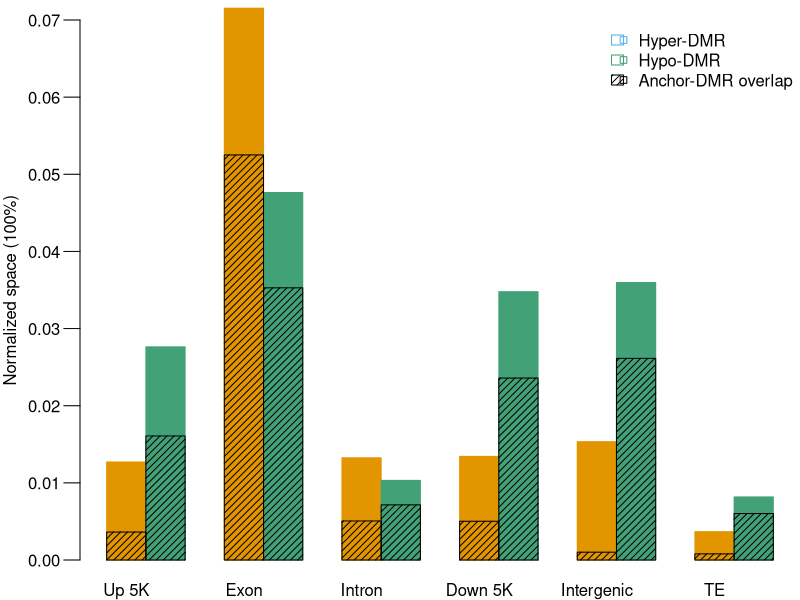
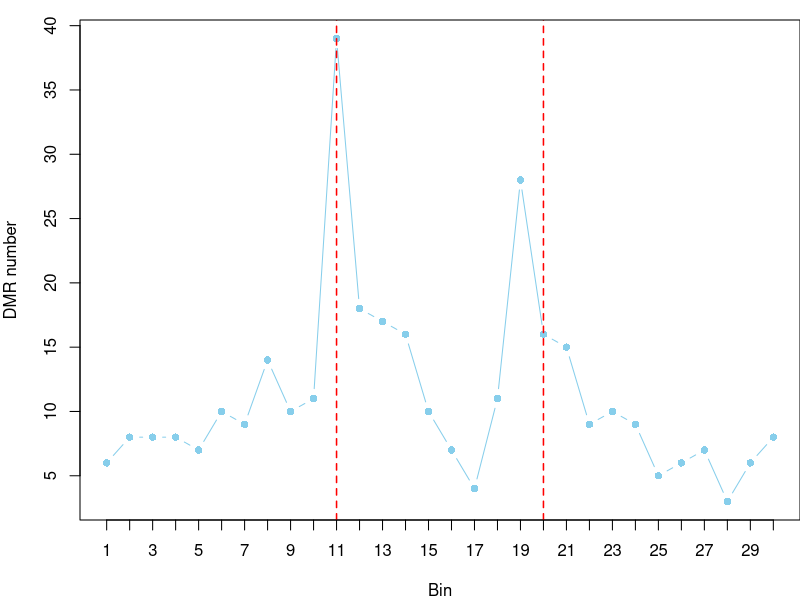
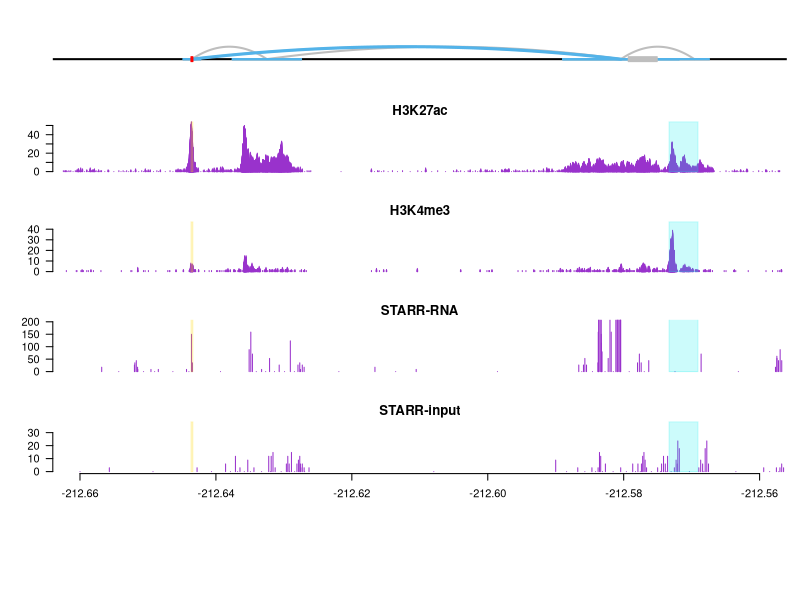

Here is the R script that generated these plots, in order:
## ---- chunk 1
library(data.table)
##########Fig3a#####DMR VS Genomic_feature
#pdf("hyper_hypo_DMR_VS_Genomic_feature.pdf",width=8,height=6)
par(mar=c(2,4,1,0),mfrow=c(1,1))
d=fread("../cache/fig3_CG_DMR/barplot_DMR_Feature.txt",head=T,data.table=F)
barplot(d[,2],space=c(0,0,1,0,1,0,1,0,1,0,1,0),width=0.6,col=d[,5],las=1,cex.axis=1,border=d[,5],ylim=c(0,0.07),ylab="Normalized space (100%)",tck=-0.03,names=c(d[,1][-12],""))

legend("topright",c("Hyper-DMR","Hypo-DMR","Anchor-DMR overlap"),ncol = 1,pch=22,col=c("#53B3E9","#43A178","black"),border =c("#53B3E9","#43A178","black"),bty="n",cex=1,seg.len=0.1,angle = c(0,0,45), density=c(0,0,20))

par(new=T)
barplot(d[,3],width=0.6,col="black",space=c(0,0,1,0,1,0,1,0,1,0,1,0),axes=F,border="black",ylim=c(0,0.07),angle=45,density = 20)
#dev.off()
## ---- chunk 2
########Fig2b########Enrichment analisis of DMR at genic regions
d=fread("../cache/fig3_CG_DMR/CG_TEO_MZ_DMR_overlap_Gene_bin.txt",head=T,na.str="NA",data.table=F)
hyper=d[d[,12]<0,]
f_hyper=as.data.frame(table(hyper[,10]))
id=as.numeric(gsub("bin","",f_hyper[,1]))
f_hyper=cbind(id,f_hyper)
f_hyper=f_hyper[order(f_hyper[,1]),]
#pdf("CG_TEO_MAI_hyper_DMR_Genic_bin_freq.pdf",height = 6,width = 9)
par(mar=c(4,4,1,0))
plot(f_hyper[,1],f_hyper[,3],pch=16,cex=1,col="skyblue",type="b",cex.axis=1,xlab="Bin",ylab="DMR number",las=1,cex.lab=1,tck=-0.03,axes=F)
axis(1,at=c(1:30))
axis(2)
abline(v=c(11,20),col="red",lwd=1.5,lty=2)
box()
#dev.off() 
## ---- chunk 3
###########Fig3c### Physical interactions and chromatin profiles aroundZm00001d018036gene
gd=fread("../cache/fig3_CG_DMR/DMR_Gene.txt", header=T,data.table=F) 
ra=range(gd[1,c(3:4,7:8)])
out="Interaction_Zm00001d018036_2.pdf"
#pdf(out,height = 8,width = 10)
par(mfrow=c(6,1),mar=c(2,4,1.5,1))
I1=fread("../cache/fig3_CG_DMR/interaction.txt",head=T,na.str="NA",data.table=F) 
I1=cbind(I1[,c(13,1)],-I1[,3],-I1[,2],I1[,4],-I1[,6:5])
I1=I1[I1[,2]==I1[,5]&I1[,1]=="Zm00001d018036",]
I1[,3]=I1[,3]/1e6;I1[,4]=I1[,4]/1e6;I1[,6]=I1[,6]/1e6;I1[,7]=I1[,7]/1e6;
start=-212.66;end=-212.56
lim=c(start,end)
I1=I1[I1[,6]>=start & I1[,4]<=end,]
plot(1,1,xlim=lim,ylim=c(0,4),axes = F,xlab="",ylab="")
abline(h=1,lwd=2)

x=dim(I1[,c(3,6)])[1];y=dim(I1[,c(3,6)])[2]
#rect(as.vector(as.matrix(I1[,c(3,6)])),rep(0.95,x*y),as.vector(as.matrix(I1[,c(4,7)])),rep(1.05,x*y),col="blue",border = "blue")
for(j in 1:nrow(I1))
{
 s=spline(c((I1[j,3]+I1[j,4])/2,(I1[j,4]+I1[j,6])/2,(I1[j,6]+I1[j,7])/2),c(1,6,1),n=201)
  x=s$x
  y=spline(c(1,3,5),c(5,6,5),n=201)$y-4
  points( x,y,type="l",lwd=2,col="gray") 
}

for(j in 3:3)
{
  
  s=spline(c((I1[j,3]+I1[j,4])/2,(I1[j,4]+I1[j,6])/2,(I1[j,6]+I1[j,7])/2),c(1,6,1),n=201)
  x=s$x
  y=spline(c(1,3,5),c(5,6,5),n=201)$y-4
  points( x,y,type="l",lwd=3,col="#53B3E9") 
}
rect(I1[,4],0.95,I1[,3],1.05,col="#53B3E9",border = "#53B3E9")
rect(I1[,7],0.95,I1[,6],1.05,col="#53B3E9",border = "#53B3E9")
rect(-gd[,4]/1e6-0.006,0.8,-gd[,3]/1e6-0.006,1.2,col="gray",border = "gray")
rect(-gd[,8]/1e6,0.8,-gd[,7]/1e6,1.2,col="red",border = "red")
###########

H3K27ac=fread("../cache/fig3_CG_DMR/Leaf_H3K27ac.txt",head=F,na.str="NA",data.table=F) 
H3K27ac=cbind(H3K27ac[,1],-(H3K27ac[,2]+H3K27ac[,3])/2e6,H3K27ac[,4])
H3K4me3=fread("../cache/fig3_CG_DMR/Leaf_H3K4me3.txt",head=F,na.str="NA",data.table=F) 
H3K4me3=cbind(H3K4me3[,1],-(H3K4me3[,2]+H3K4me3[,3])/2e6,H3K4me3[,4])
starr=fread("../cache/fig3_CG_DMR/starr-rna.dup.txt",head=F,na.str="NA",data.table=F) 
starr=cbind(starr[,1],-(starr[,2]+starr[,3])/2e6,starr[,4])
starr_in=fread("../cache/fig3_CG_DMR/starr-scaled-input.txt",head=F,na.str="NA",data.table=F) 
starr_in=cbind(starr_in[,1],-(starr_in[,2]+starr_in[,3])/2e6,starr_in[,4])

dmr_col=adjustcolor(colours()[142], alpha.f = 0.2)
gene_col=adjustcolor(colours()[70], alpha.f = 0.2)
plot(H3K27ac[,2],H3K27ac[,3],xlim=c(start,end),type="h",col=colours()[95],axes = F,ylim=c(0,max(H3K27ac[,3])),main="H3K27ac",ylab="")
axis(2,las=1)
rect(-gd[1,8]/1e6,0,-gd[1,7]/1e6,max(H3K27ac[,3]),col=dmr_col,border = dmr_col)
rect(-gd[1,4]/1e6,0,-gd[1,3]/1e6,max(H3K27ac[,3]),col=gene_col,border = gene_col)

plot(H3K4me3[,2],H3K4me3[,3],xlim=c(start,end),type="h",col=colours()[95],axes = F,ylim=c(0,max(H3K4me3[,3])),main="H3K4me3",ylab="")
axis(2,las=1)
rect(-gd[1,8]/1e6,0,-gd[1,7]/1e6,max(H3K4me3[,3]),col=dmr_col,border = dmr_col)
rect(-gd[1,4]/1e6,0,-gd[1,3]/1e6,max(H3K4me3[,3]),col=gene_col,border = gene_col)

plot(starr[,2],starr[,3],xlim=c(start,end),type="h",col=colours()[95],axes = F,ylim=c(0,200),ylab="",main="STARR-RNA")
axis(2,las=1)
rect(-gd[1,8]/1e6,0,-gd[1,7]/1e6,max(starr[,3]),col=dmr_col,border = dmr_col)
rect(-gd[1,4]/1e6,0,-gd[1,3]/1e6,max(starr[,3]),col=gene_col,border = gene_col)

plot(starr_in[,2],starr_in[,3],xlim=c(start,end),type="h",col=colours()[95],axes = F,ylim=c(0,max(starr_in[,3])),ylab="",main="STARR-input",xlab="Chr5 (Mb)")
axis(2,las=1)
axis(1,las=1)
rect(-gd[1,8]/1e6,0,-gd[1,7]/1e6,max(starr_in[,3]),col=dmr_col,border = dmr_col)
rect(-gd[1,4]/1e6,0,-gd[1,3]/1e6,max(starr_in[,3]),col=gene_col,border = gene_col)
#dev.off()
